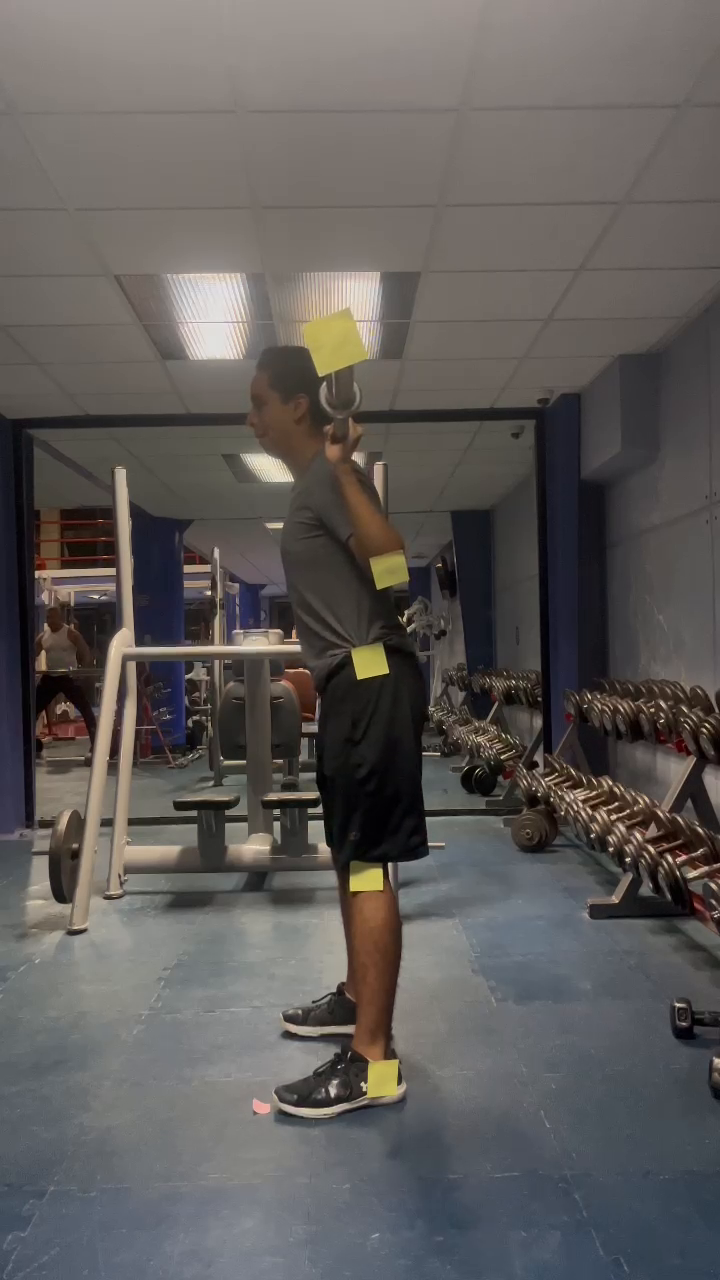
#> input picture frame 45 of ExamenSegundoParcial/videos/sentadillabuenatecnicabeto.mp4, 720 x 1280 px, given in place of resultadoPressDeBancaBuenaTecnica.avi, which was not available
$ jupyter execute --allow-errors Pruebas.ipynb   (text cells are left out)
#> lines starting #> are read from the running program, lines starting #| are printed output that depends on the picture; pictures that were not available may be replaced by others from this repository, and a replacement may not be noted
[cell 1]
import cv2
import mediapipe as mp
from matplotlib import pyplot as plt
import numpy as np

[cell 2]
mp_drawing = mp.solutions.drawing_utils
mp_pose = mp.solutions.pose

##Cambiar static_image_mode = False para aplicarlo a vídeo y no a imagenes
#> (the rest of this cell did not finish here and is left out)

[cell 3]
rebote_fondoruido = cv2.VideoCapture('./videos_results/resultadoPressDeBancaBuenaTecnica.avi', cv2.IMREAD_GRAYSCALE)

cont = 0
while True:
    ret, frame = rebote_fondoruido.read()
#> frame is the input picture: shape (1280, 720, 3); mean B, G, R 89.4, 91.5, 95.1

    if not ret:
        break

    frame = cv2.cvtColor(frame, cv2.COLOR_BGR2RGB)


    plt.imshow(frame)
    plt.pause(0.03)
    cont += 1
    if cont >= 10:
        break

rebote_fondoruido.release()

[cell 4]
# Leer la imagen y convertirla a RGB

# Crear copias de la imagen para aislar cada canal
imageOutR = frame.copy()
imageOutG = frame.copy()
imageOutB = frame.copy()

# Aislar el canal R
imageOutR[:, :, 1] = 0  # Green
imageOutR[:, :, 2] = 0  # Blue :(dos puntos es todas :(filas), :(columnas), R || G || B (QUITAR CANAL))

# Aislar el canal G
imageOutG[:, :, 0] = 0  # R
imageOutG[:, :, 2] = 0  # B
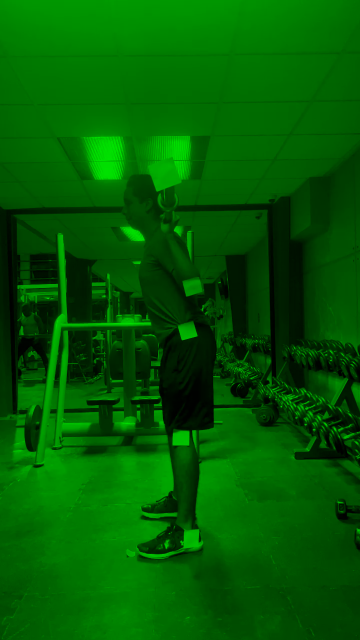
#> imageOutG: shape (1280, 720, 3) (shown at 1/2 size); mean R, G, B 0, 91.6, 0

# Aislar el canal B
imageOutB[:, :, 0] = 0  # R
imageOutB[:, :, 1] = 0  # G
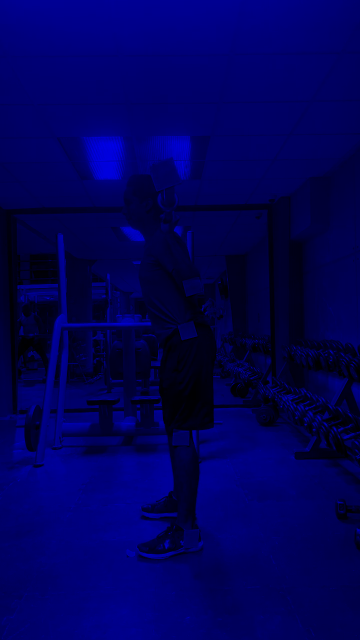
#> imageOutB: shape (1280, 720, 3) (shown at 1/2 size); mean R, G, B 0, 0, 89.5

# Visualizar las imágenes
fig, ax = plt.subplots(1, 4, figsize=(20, 5))

#Aplica en la salida el aislamiendo del canal dependiendo la posición del arreglo, es decir con axis se aplican las dimensiones del arreglo
ax[0].imshow(frame)
ax[0].set_title("Imagen original")
ax[0].axis('off')

ax[1].imshow(imageOutR)
ax[1].set_title("Canal Rojo")
ax[1].axis('off')

ax[2].imshow(imageOutG)
ax[2].set_title("Canal Verde")
ax[2].axis('off')

ax[3].imshow(imageOutB)
ax[3].set_title("Canal Azul")
ax[3].axis('off')

plt.show()

[cell 5]
img = cv2.cvtColor(imageOutR, cv2.COLOR_RGB2GRAY)
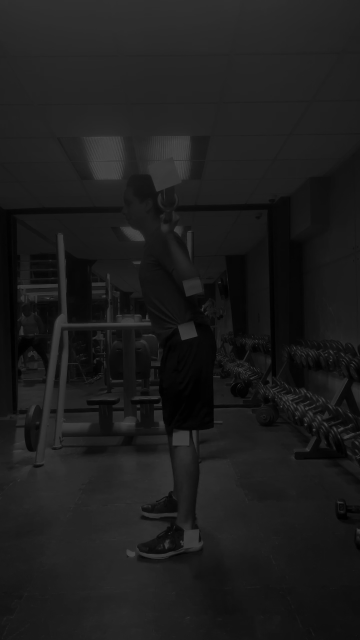
#> img: shape (1280, 720) (shown at 1/2 size); min 0, max 75, mean 28.4
inverted_img = 255 - img
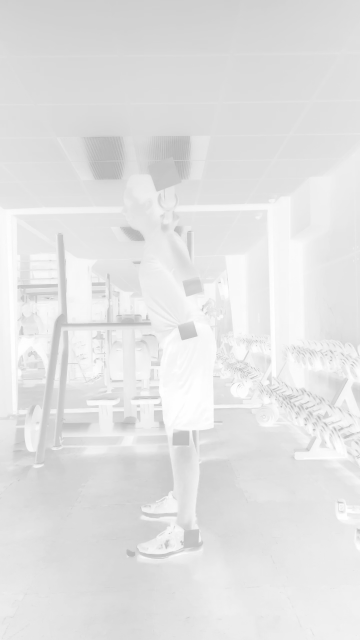
#> inverted_img: shape (1280, 720) (shown at 1/2 size); min 180, max 255, mean 226.6
# Calcular el histograma
hist = cv2.calcHist([inverted_img], [0], None, [256], [0, 256])
#> hist = 256 values, max 52282 at index 219, min 0 at index 0, mean 3600

# Visualizar la imagen y su histograma
fig, ax = plt.subplots(1, 2, figsize=(12, 5))

# Mostrar la imagen en escala de grises
ax[0].imshow(inverted_img, cmap='gray')
ax[0].set_title("Imagen en Grises")
ax[0].axis('off')

# Mostrar el histograma
ax[1].plot(hist, color='black')
ax[1].set_title("Histograma")
ax[1].set_xlabel("Intensidad de Pixel")
ax[1].set_ylabel("Cantidad de Píxeles")
ax[1].grid(True)

#Su propósito principal es ajustar automáticamente los márgenes y espacios entre subtramas o elementos en un gráfico.
plt.tight_layout()

plt.show()
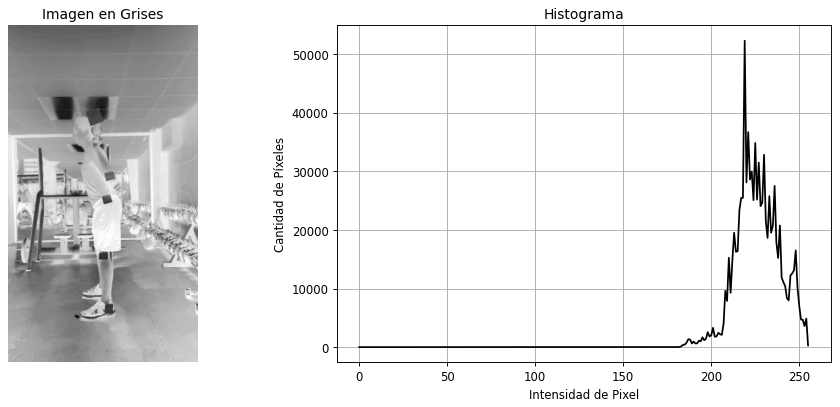
#> figure drawn by matplotlib, 2 panels; panel 2: curve peaks at x = 219, y = 52282

[cell 6]
blurred = cv2.GaussianBlur(inverted_img, (31, 31), 0)
plt.subplot(1, 2, 1)
plt.imshow(inverted_img, cmap='gray')
plt.title('Imagen Original')
plt.subplot(1, 2, 2)
plt.imshow(blurred, cmap='gray')
plt.title('Imagen Suavizada')
plt.show()

[cell 7]
# Puedes cambiar este valor según tus necesidades
umbral = 186

# Binarizar la imagen
_, img_binarizada = cv2.threshold(blurred, umbral, 255, cv2.THRESH_BINARY)
#> img_binarizada: shape (1280, 720); every value is 255

# Visualizar la imagen original y la imagen binarizada
fig, ax = plt.subplots(1, 2, figsize=(12, 5))

# Mostrar la imagen en escala de grises
ax[0].imshow(inverted_img, cmap='gray')
ax[0].set_title("Imagen Original")
ax[0].axis('off')

# Mostrar la imagen binarizada
ax[1].imshow(img_binarizada, cmap='gray')
ax[1].set_title(f"Imagen Binarizada (Umbral = {umbral})")
ax[1].axis('off')

#Su propósito principal es ajustar automáticamente los márgenes y espacios entre subtramas o elementos en un gráfico.
plt.tight_layout()

plt.show()

[cell 8]
kernel = np.ones((3,3), np.uint8)

# Erosión para eliminar pequeños ruidos
erosion = cv2.erode(img_binarizada, kernel, iterations=6)

# Dilatación para restaurar el objeto erosionado a su tamaño original
dilatacion = cv2.dilate(erosion, kernel, iterations=6)

# Encuentra los contornos en la imagen procesada
contornos, hierarchy = cv2.findContours(dilatacion, cv2.RETR_LIST, cv2.CHAIN_APPROX_SIMPLE)
#> contornos = [[[0, 0], [0, 1279], [719, 1279], [719, 0]]]

# Convertir la imagen procesada a color para dibujar en rojo
imagen_con_contornos = cv2.cvtColor(dilatacion, cv2.COLOR_GRAY2RGB)
#> imagen_con_contornos: shape (1280, 720, 3); every value is 255

for contorno in contornos:
    # Encuentra el círculo que encierra el contorno
    (x, y), radio = cv2.minEnclosingCircle(contorno)
    centro = (int(x), int(y))
    radio = int(radio)
    cv2.circle(imagen_con_contornos, centro, radio, (255, 0, 0), 2)  # Dibuja el círculo en rojo
#> this loop made 1 pass
#> (contorno, x, y, radio, centro) on pass 1: ([[0, 0], [0, 1279], [719, 1279], [719, 0]], 359.5, 639.5, 733, (359, 639))
#> imagen_con_contornos: shape (1280, 720, 3); mean B, G, R 255, 255, 255

# Muestra la imagen con los contornos
plt.imshow(imagen_con_contornos)
plt.title("Contornos")
plt.axis('off')  # Esto es para eliminar los ejes de coordenadas
plt.show()

$ run again, starting later in the video
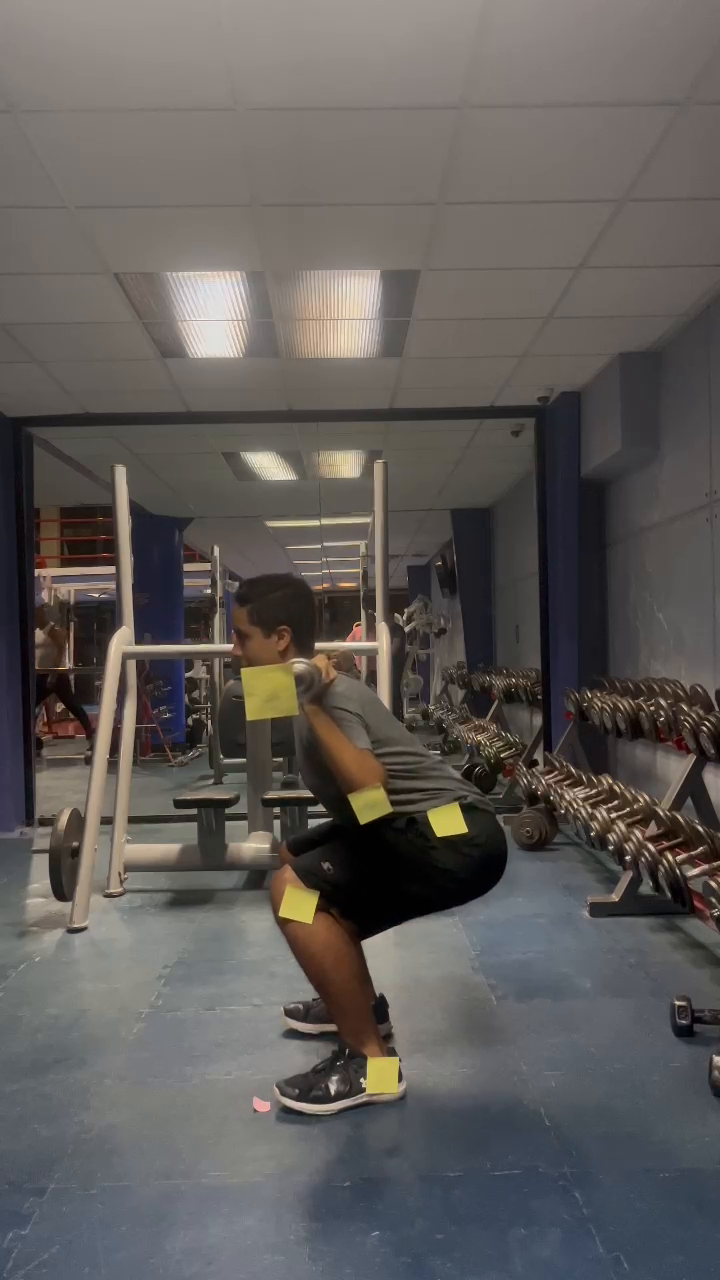
#> input picture frame 203 of ExamenSegundoParcial/videos/sentadillabuenatecnicabeto.mp4, 720 x 1280 px, given in place of resultadoPressDeBancaBuenaTecnica.avi, which was not available
#> frame is the input picture: shape (1280, 720, 3); mean B, G, R 89.3, 91.8, 95.7
#> `inverted_img = 255 - img`:
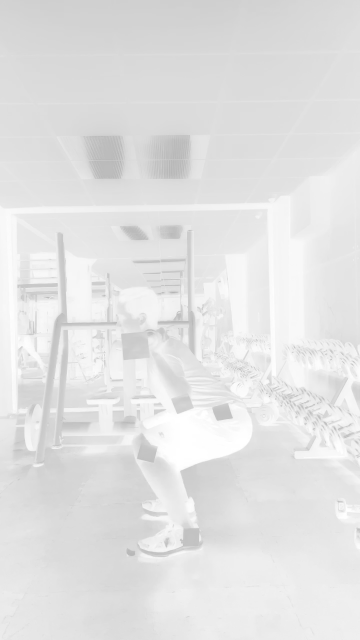
#> inverted_img: shape (1280, 720) (shown at 1/2 size); min 179, max 255, mean 226.3
#> hist = 256 values, max 55356 at index 219, min 0 at index 0, mean 3600
#> `plt.show()`:
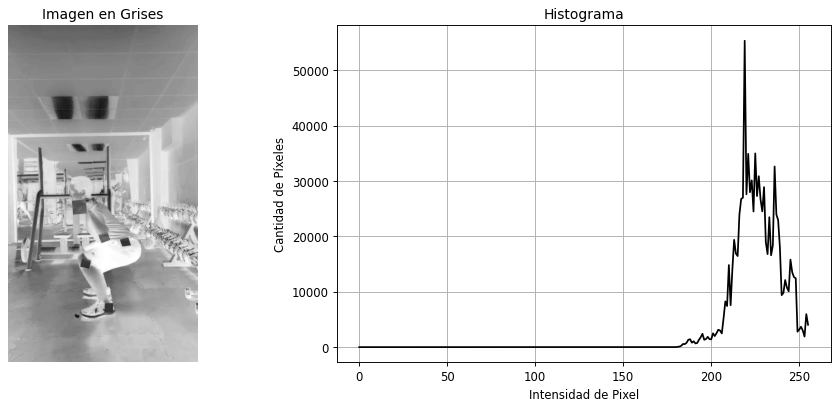
#> figure drawn by matplotlib, 2 panels; panel 2: curve peaks at x = 219, y = 55356
#> img_binarizada: shape (1280, 720); every value is 255
#> contornos = [[[0, 0], [0, 1279], [719, 1279], [719, 0]]]
#> the loop `for contorno in contornos:` made 1 pass
#> (contorno, x, y, radio, centro) on pass 1: ([[0, 0], [0, 1279], [719, 1279], [719, 0]], 359.5, 639.5, 733, (359, 639))

$ run again, starting later in the video
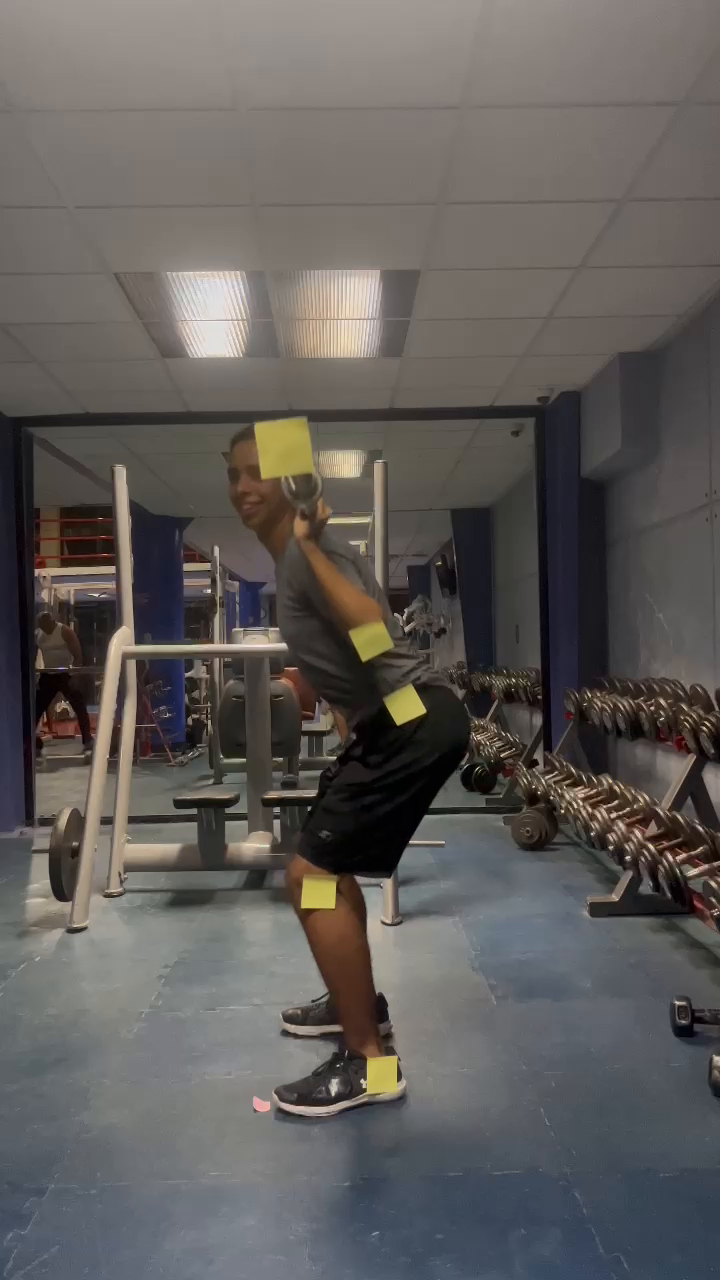
#> input picture frame 362 of ExamenSegundoParcial/videos/sentadillabuenatecnicabeto.mp4, 720 x 1280 px, given in place of resultadoPressDeBancaBuenaTecnica.avi, which was not available
#> frame is the input picture: shape (1280, 720, 3); mean B, G, R 90.2, 92.7, 96.2
#> `inverted_img = 255 - img`:
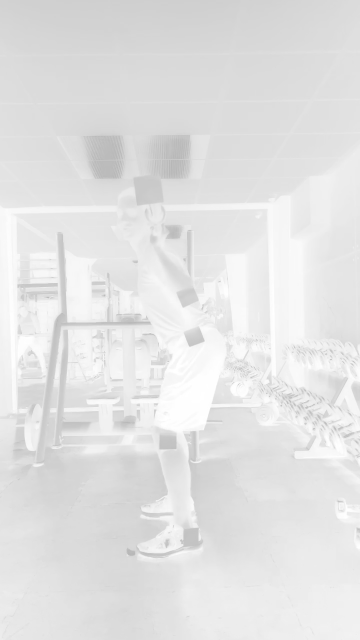
#> inverted_img: shape (1280, 720) (shown at 1/2 size); min 180, max 255, mean 226.4
#> hist = 256 values, max 56446 at index 219, min 0 at index 0, mean 3600
#> `plt.show()`:
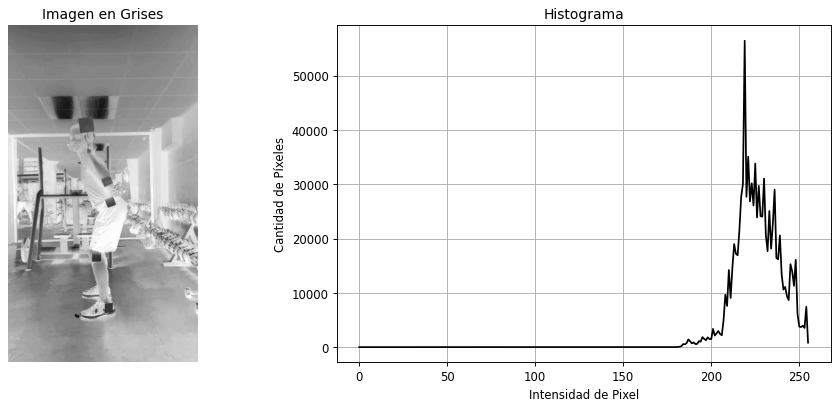
#> figure drawn by matplotlib, 2 panels; panel 2: curve peaks at x = 219, y = 56446
#> img_binarizada: shape (1280, 720); every value is 255
#> contornos = [[[0, 0], [0, 1279], [719, 1279], [719, 0]]]
#> the loop `for contorno in contornos:` made 1 pass
#> (contorno, x, y, radio, centro) on pass 1: ([[0, 0], [0, 1279], [719, 1279], [719, 0]], 359.5, 639.5, 733, (359, 639))
